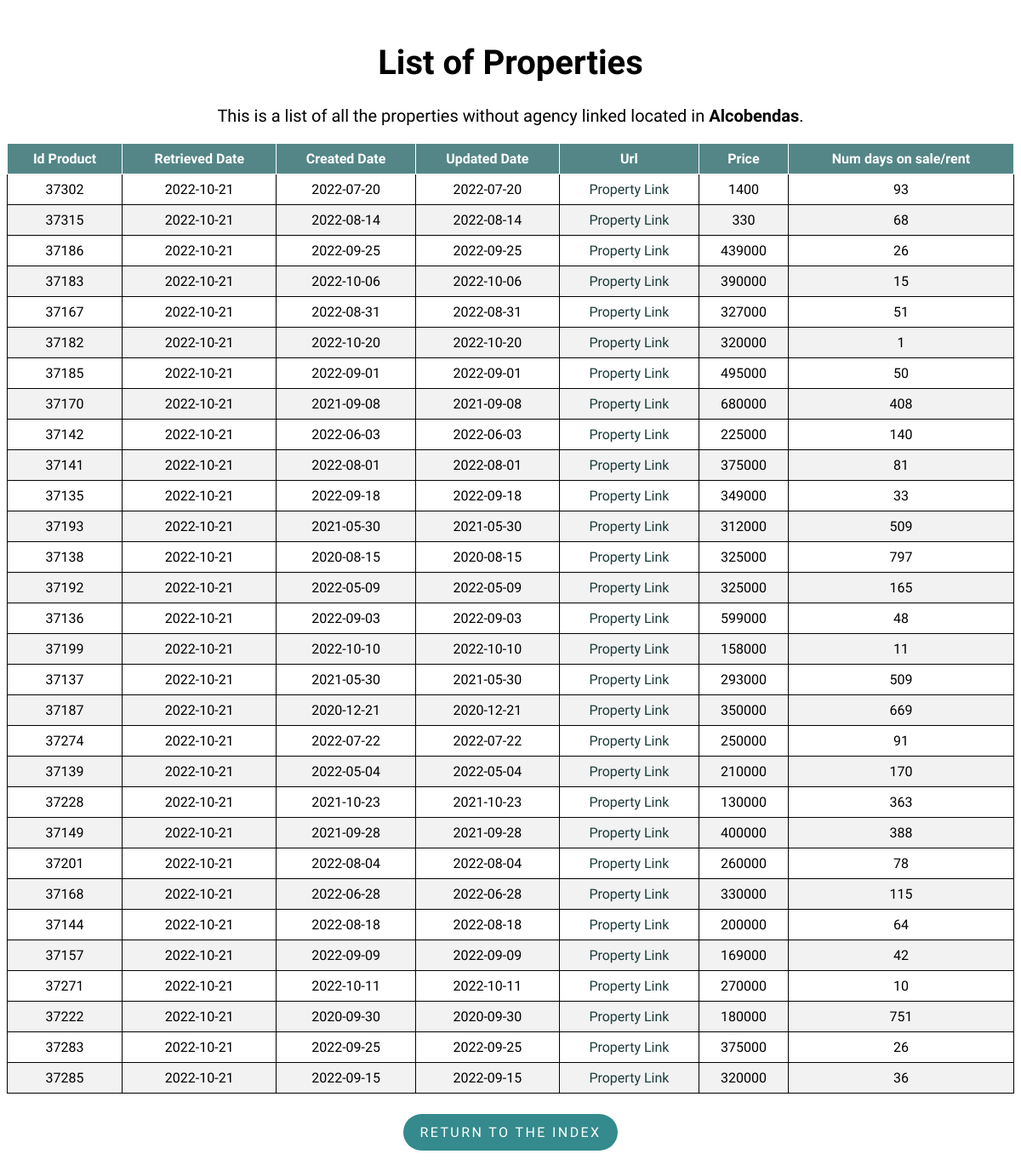
Page /property/Alcobendas on the committed database.
### flask-app/read_db.py (models this page shows)
class Property(db.Model):
    __tablename__ = 'properties'
    id_product = db.Column(db.Integer, primary_key=True)
    retrieved_date = db.Column(db.Date)
    created_date = db.Column(db.Date)
    url = db.Column(db.Text)
    mobile = db.Column(db.Integer)
    agency = db.Column(db.Text)
    real_estate_id = db.Column(db.Integer)
    price = db.Column(db.Integer)
    type_id = db.Column(db.Integer)
    trans_type_id = db.Column(db.Integer)
    location = db.Column(db.Text)
    num_days = db.Column(db.Integer)
    updated_date = db.Column(db.Date)

### flask-app/read_db.py (the view)
@app.route('/property/<location>', methods=['GET', 'POST'])
def property(location):
    properties = Property.query.filter_by(
        type_id=1, location=location).order_by(Property.url).distinct()
    return render_template('list.html', properties=properties, location=location)

### flask-app/templates/list.html (shortened to what this page needs)
<!DOCTYPE html>
<html lang="en">
<head>
    <link rel="stylesheet" type="text/css" href="{{ url_for('static', filename='styles/style.css') }}">
    <link rel="stylesheet" type="text/css" href="{{ url_for('static', filename='styles/tablesort.css') }}">
</head>
<body>
    <h1 class="list_header" style="font-size:40px;">List of Properties</h1>
    <p class="list_header" style="margin-top: 25px;font-size:20px;">This is a list of all the properties without agency linked located in
        <strong>{{ location }}</strong>.
    </p>
    <table class="table table-sortable">
        <thead>
            <tr>
                <th>Id Product</th>
                <th>Retrieved Date</th>
                <th>Created Date</th>
                <th>Updated Date</th>
                <th>Url</th>
                <th>Price</th>
                <th>Num days on sale/rent</th>
            </tr>
        </thead>
        <tbody>
            {% for property in properties %}
            <tr>
                <td>{{ property.id_product }}</td>
                <td>{{ property.retrieved_date }}</td>
                <td>{{ property.created_date }}</td>
                <td>{{ property.updated_date }}</td>
                <td>
                    <a class="property_link" href={{ property.url }}>Property Link</a>
                </td>
                <td><a>{{ property.price }}</a></td>
                <td>{{ property.num_days }}</td>
            </tr>
            {% endfor %}
        </tbody>
    </table>
    <div class = "btn_container">
        <p class="return_btn"><a class = "btn_link" href="{{ url_for('index') }}">Return to the index</a></p>
    </div>
</body>
</html>

### flask-app/static/styles/style.css (style rules this page uses)
body { font-family: 'Muli','Open Sans','Open Sans-fallback',sans-serif; }
table, th, td { border: 1px solid; }
table { width: 100%; border-collapse: collapse; }
th, td { text-align: center; padding: 8px; }
tr:nth-child(even) { background-color: #f2f2f2 }
th { background-color: rgb(84, 134, 135); color: white; }
.index_header, .list_header { margin-top: 50px; text-align: center; }
a.property_link { text-decoration: none; }
a.property_link:link, a.property_link:visited { color: rgb(28, 58, 58); }
.return_btn { display: inline-block; padding: .75rem 1.25rem; border-radius: 10rem; text-transform: uppercase; font-size: 1rem; letter-spacing: .15rem; transition: all .3s; position: relative; overflow: hidden; z-index: 1; background-color: rgb(52, 138, 140); }
.btn_link { text-decoration: none; color: #fff; }
.btn_container { margin-top: 8px; display: flex; justify-content: center; align-items: center; }

### flask-app/static/styles/tablesort.css (style rules this page uses)
.table-sortable th { cursor: pointer; }

### rows in the picture
Property: id_product "37302", retrieved_date "2022-10-21", created_date "2022-07-20", updated_date "2022-07-20", price "1400", num_days "93"
Property: id_product "37315", retrieved_date "2022-10-21", created_date "2022-08-14", updated_date "2022-08-14", price "330", num_days "68"
Property: id_product "37186", retrieved_date "2022-10-21", created_date "2022-09-25", updated_date "2022-09-25", price "439000", num_days "26"
Property: id_product "37183", retrieved_date "2022-10-21", created_date "2022-10-06", updated_date "2022-10-06", price "390000", num_days "15"
Property: id_product "37167", retrieved_date "2022-10-21", created_date "2022-08-31", updated_date "2022-08-31", price "327000", num_days "51"
Property: id_product "37182", retrieved_date "2022-10-21", created_date "2022-10-20", updated_date "2022-10-20", price "320000", num_days "1"
Property: id_product "37185", retrieved_date "2022-10-21", created_date "2022-09-01", updated_date "2022-09-01", price "495000", num_days "50"
Property: id_product "37170", retrieved_date "2022-10-21", created_date "2021-09-08", updated_date "2021-09-08", price "680000", num_days "408"
Property: id_product "37142", retrieved_date "2022-10-21", created_date "2022-06-03", updated_date "2022-06-03", price "225000", num_days "140"
Property: id_product "37141", retrieved_date "2022-10-21", created_date "2022-08-01", updated_date "2022-08-01", price "375000", num_days "81"
Property: id_product "37135", retrieved_date "2022-10-21", created_date "2022-09-18", updated_date "2022-09-18", price "349000", num_days "33"
Property: id_product "37193", retrieved_date "2022-10-21", created_date "2021-05-30", updated_date "2021-05-30", price "312000", num_days "509"
Property: id_product "37138", retrieved_date "2022-10-21", created_date "2020-08-15", updated_date "2020-08-15", price "325000", num_days "797"
Property: id_product "37192", retrieved_date "2022-10-21", created_date "2022-05-09", updated_date "2022-05-09", price "325000", num_days "165"
Property: id_product "37136", retrieved_date "2022-10-21", created_date "2022-09-03", updated_date "2022-09-03", price "599000", num_days "48"
Property: id_product "37199", retrieved_date "2022-10-21", created_date "2022-10-10", updated_date "2022-10-10", price "158000", num_days "11"
Property: id_product "37137", retrieved_date "2022-10-21", created_date "2021-05-30", updated_date "2021-05-30", price "293000", num_days "509"
Property: id_product "37187", retrieved_date "2022-10-21", created_date "2020-12-21", updated_date "2020-12-21", price "350000", num_days "669"
Property: id_product "37274", retrieved_date "2022-10-21", created_date "2022-07-22", updated_date "2022-07-22", price "250000", num_days "91"
Property: id_product "37139", retrieved_date "2022-10-21", created_date "2022-05-04", updated_date "2022-05-04", price "210000", num_days "170"
Property: id_product "37228", retrieved_date "2022-10-21", created_date "2021-10-23", updated_date "2021-10-23", price "130000", num_days "363"
Property: id_product "37149", retrieved_date "2022-10-21", created_date "2021-09-28", updated_date "2021-09-28", price "400000", num_days "388"
Property: id_product "37201", retrieved_date "2022-10-21", created_date "2022-08-04", updated_date "2022-08-04", price "260000", num_days "78"
Property: id_product "37168", retrieved_date "2022-10-21", created_date "2022-06-28", updated_date "2022-06-28", price "330000", num_days "115"
Property: id_product "37144", retrieved_date "2022-10-21", created_date "2022-08-18", updated_date "2022-08-18", price "200000", num_days "64"
Property: id_product "37157", retrieved_date "2022-10-21", created_date "2022-09-09", updated_date "2022-09-09", price "169000", num_days "42"
Property: id_product "37271", retrieved_date "2022-10-21", created_date "2022-10-11", updated_date "2022-10-11", price "270000", num_days "10"
Property: id_product "37222", retrieved_date "2022-10-21", created_date "2020-09-30", updated_date "2020-09-30", price "180000", num_days "751"
Property: id_product "37283", retrieved_date "2022-10-21", created_date "2022-09-25", updated_date "2022-09-25", price "375000", num_days "26"
Property: id_product "37285", retrieved_date "2022-10-21", created_date "2022-09-15", updated_date "2022-09-15", price "320000", num_days "36"

### other values in the picture
{{ location }} "Alcobendas"
